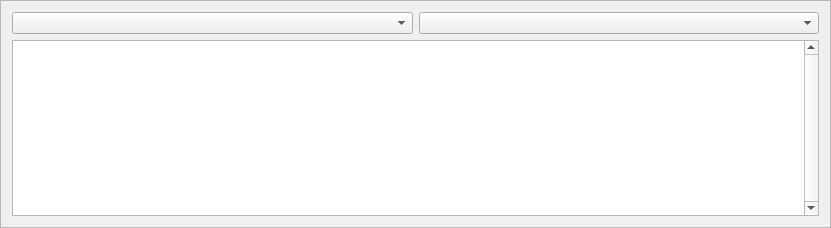
<?xml version="1.0" encoding="UTF-8"?>
<ui version="4.0">
 <class>wdgObjects</class>
 <widget class="QFrame" name="wdgObjects">
  <property name="geometry">
   <rect>
    <x>0</x>
    <y>0</y>
    <width>831</width>
    <height>228</height>
   </rect>
  </property>
  <property name="sizePolicy">
   <sizepolicy hsizetype="MinimumExpanding" vsizetype="Preferred">
    <horstretch>0</horstretch>
    <verstretch>0</verstretch>
   </sizepolicy>
  </property>
  <property name="windowTitle">
   <string>Frame</string>
  </property>
  <property name="frameShape">
   <enum>QFrame::StyledPanel</enum>
  </property>
  <property name="frameShadow">
   <enum>QFrame::Sunken</enum>
  </property>
  <layout class="QVBoxLayout" name="verticalLayout">
   <item>
    <widget class="QFrame" name="frame">
     <property name="sizePolicy">
      <sizepolicy hsizetype="Expanding" vsizetype="Preferred">
       <horstretch>0</horstretch>
       <verstretch>0</verstretch>
      </sizepolicy>
     </property>
     <property name="frameShape">
      <enum>QFrame::NoFrame</enum>
     </property>
     <property name="frameShadow">
      <enum>QFrame::Raised</enum>
     </property>
     <layout class="QHBoxLayout" name="horizontalLayout">
      <property name="leftMargin">
       <number>0</number>
      </property>
      <property name="topMargin">
       <number>0</number>
      </property>
      <property name="rightMargin">
       <number>0</number>
      </property>
      <property name="bottomMargin">
       <number>0</number>
      </property>
      <item>
       <widget class="QComboBox" name="cmbFilterUserCensor">
        <property name="sizePolicy">
         <sizepolicy hsizetype="Preferred" vsizetype="Preferred">
          <horstretch>1</horstretch>
          <verstretch>0</verstretch>
         </sizepolicy>
        </property>
        <property name="maximumSize">
         <size>
          <width>16777215</width>
          <height>16777215</height>
         </size>
        </property>
       </widget>
      </item>
      <item>
       <widget class="QComboBox" name="cmbFilterCensor">
        <property name="sizePolicy">
         <sizepolicy hsizetype="Preferred" vsizetype="Preferred">
          <horstretch>1</horstretch>
          <verstretch>0</verstretch>
         </sizepolicy>
        </property>
       </widget>
      </item>
     </layout>
    </widget>
   </item>
   <item>
    <widget class="QWidget" name="wdgObjectsTable" native="true">
     <property name="sizePolicy">
      <sizepolicy hsizetype="Expanding" vsizetype="Preferred">
       <horstretch>0</horstretch>
       <verstretch>0</verstretch>
      </sizepolicy>
     </property>
     <layout class="QVBoxLayout" name="verticalLayout_2">
      <property name="spacing">
       <number>0</number>
      </property>
      <property name="leftMargin">
       <number>0</number>
      </property>
      <property name="topMargin">
       <number>0</number>
      </property>
      <property name="rightMargin">
       <number>0</number>
      </property>
      <property name="bottomMargin">
       <number>0</number>
      </property>
      <item>
       <widget class="QTableView" name="tblObjects">
        <property name="sizePolicy">
         <sizepolicy hsizetype="Expanding" vsizetype="Preferred">
          <horstretch>0</horstretch>
          <verstretch>0</verstretch>
         </sizepolicy>
        </property>
        <property name="minimumSize">
         <size>
          <width>0</width>
          <height>0</height>
         </size>
        </property>
        <property name="maximumSize">
         <size>
          <width>16777215</width>
          <height>16777215</height>
         </size>
        </property>
        <property name="verticalScrollBarPolicy">
         <enum>Qt::ScrollBarAlwaysOn</enum>
        </property>
        <property name="horizontalScrollBarPolicy">
         <enum>Qt::ScrollBarAlwaysOff</enum>
        </property>
        <property name="editTriggers">
         <set>QAbstractItemView::NoEditTriggers</set>
        </property>
        <property name="alternatingRowColors">
         <bool>true</bool>
        </property>
        <property name="selectionMode">
         <enum>QAbstractItemView::SingleSelection</enum>
        </property>
        <property name="selectionBehavior">
         <enum>QAbstractItemView::SelectRows</enum>
        </property>
        <attribute name="horizontalHeaderStretchLastSection">
         <bool>true</bool>
        </attribute>
        <attribute name="verticalHeaderVisible">
         <bool>false</bool>
        </attribute>
       </widget>
      </item>
     </layout>
    </widget>
   </item>
  </layout>
 </widget>
 <resources/>
 <connections/>
</ui>
